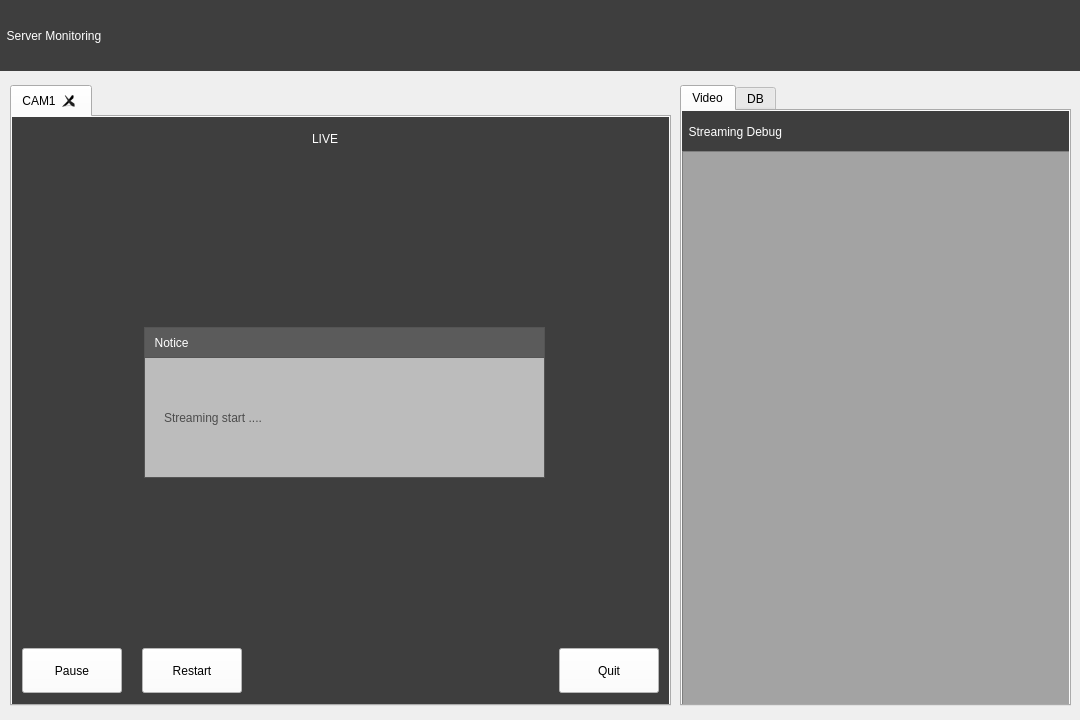
<?xml version="1.0" encoding="UTF-8"?>
<ui version="4.0">
 <class>videoStream</class>
 <widget class="QWidget" name="videoStream">
  <property name="geometry">
   <rect>
    <x>0</x>
    <y>0</y>
    <width>1080</width>
    <height>720</height>
   </rect>
  </property>
  <property name="windowTitle">
   <string>Form</string>
  </property>
  <property name="styleSheet">
   <string notr="true"/>
  </property>
  <widget class="QTabWidget" name="tabWidget">
   <property name="geometry">
    <rect>
     <x>680</x>
     <y>85</y>
     <width>391</width>
     <height>621</height>
    </rect>
   </property>
   <property name="styleSheet">
    <string notr="true"/>
   </property>
   <property name="currentIndex">
    <number>0</number>
   </property>
   <widget class="QWidget" name="video">
    <attribute name="title">
     <string>Video</string>
    </attribute>
    <widget class="QLabel" name="label_2">
     <property name="geometry">
      <rect>
       <x>0</x>
       <y>0</y>
       <width>39081</width>
       <height>41</height>
      </rect>
     </property>
     <property name="styleSheet">
      <string notr="true">background-color: rgb(62, 62, 62);
font: bold 15pt &quot;Sans Serif&quot;; 
color:rgb(255, 255, 255);</string>
     </property>
     <property name="text">
      <string>  Streaming Debug</string>
     </property>
    </widget>
    <widget class="QTextEdit" name="textEdit">
     <property name="geometry">
      <rect>
       <x>0</x>
       <y>40</y>
       <width>390</width>
       <height>554</height>
      </rect>
     </property>
     <property name="cursor" stdset="0">
      <cursorShape>ArrowCursor</cursorShape>
     </property>
     <property name="styleSheet">
      <string notr="true">background-color: rgb(163, 163, 163);
font: bold 8pt &quot;Sans Serif&quot;;
color:rgb(42, 42, 42);</string>
     </property>
     <property name="verticalScrollBarPolicy">
      <enum>Qt::ScrollBarAsNeeded</enum>
     </property>
     <property name="horizontalScrollBarPolicy">
      <enum>Qt::ScrollBarAsNeeded</enum>
     </property>
     <property name="sizeAdjustPolicy">
      <enum>QAbstractScrollArea::AdjustToContents</enum>
     </property>
    </widget>
   </widget>
   <widget class="QWidget" name="DB">
    <attribute name="title">
     <string>DB</string>
    </attribute>
    <widget class="QLabel" name="label">
     <property name="geometry">
      <rect>
       <x>0</x>
       <y>0</y>
       <width>390</width>
       <height>41</height>
      </rect>
     </property>
     <property name="styleSheet">
      <string notr="true">background-color: rgb(62, 62, 62);
border-bottom-color: rgb(255, 255, 255);
font: bold 15pt &quot;Sans Serif&quot;; 
color:rgb(255, 255, 255);</string>
     </property>
     <property name="text">
      <string>  DB Monitoring</string>
     </property>
    </widget>
    <widget class="QPushButton" name="btnSearchDB">
     <property name="geometry">
      <rect>
       <x>110</x>
       <y>44</y>
       <width>80</width>
       <height>22</height>
      </rect>
     </property>
     <property name="text">
      <string>SearchDB</string>
     </property>
    </widget>
    <widget class="QPushButton" name="btnInsertDB">
     <property name="geometry">
      <rect>
       <x>210</x>
       <y>44</y>
       <width>101</width>
       <height>22</height>
      </rect>
     </property>
     <property name="text">
      <string>InsertDB Data</string>
     </property>
    </widget>
    <widget class="QPushButton" name="btnConnectDB">
     <property name="geometry">
      <rect>
       <x>10</x>
       <y>44</y>
       <width>80</width>
       <height>22</height>
      </rect>
     </property>
     <property name="text">
      <string>ConnectDB</string>
     </property>
    </widget>
    <widget class="QLabel" name="label_6">
     <property name="geometry">
      <rect>
       <x>0</x>
       <y>40</y>
       <width>391</width>
       <height>33</height>
      </rect>
     </property>
     <property name="styleSheet">
      <string notr="true">background-color: rgb(62, 62, 62);
border-top-color: rgb(0, 0, 0);
font: bold 15pt &quot;Sans Serif&quot;; 
color:rgb(255, 255, 255);</string>
     </property>
     <property name="text">
      <string/>
     </property>
    </widget>
    <widget class="QScrollArea" name="scrollArea">
     <property name="geometry">
      <rect>
       <x>0</x>
       <y>70</y>
       <width>391</width>
       <height>521</height>
      </rect>
     </property>
     <property name="widgetResizable">
      <bool>true</bool>
     </property>
     <widget class="QWidget" name="scrollAreaWidgetContents">
      <property name="geometry">
       <rect>
        <x>0</x>
        <y>0</y>
        <width>389</width>
        <height>519</height>
       </rect>
      </property>
      <widget class="QTextEdit" name="textEdit_2">
       <property name="geometry">
        <rect>
         <x>0</x>
         <y>0</y>
         <width>391</width>
         <height>521</height>
        </rect>
       </property>
       <property name="styleSheet">
        <string notr="true">background-color: rgb(163, 163, 163);
font:bold 8pt &quot;Sans Serif&quot;;
</string>
       </property>
       <property name="verticalScrollBarPolicy">
        <enum>Qt::ScrollBarAsNeeded</enum>
       </property>
       <property name="sizeAdjustPolicy">
        <enum>QAbstractScrollArea::AdjustToContents</enum>
       </property>
      </widget>
     </widget>
    </widget>
    <zorder>scrollArea</zorder>
    <zorder>label_6</zorder>
    <zorder>label</zorder>
    <zorder>btnSearchDB</zorder>
    <zorder>btnInsertDB</zorder>
    <zorder>btnConnectDB</zorder>
   </widget>
  </widget>
  <widget class="QLabel" name="label_3">
   <property name="geometry">
    <rect>
     <x>0</x>
     <y>0</y>
     <width>1080</width>
     <height>71</height>
    </rect>
   </property>
   <property name="styleSheet">
    <string notr="true">background-color: rgb(62, 62, 62);
font: bold 15pt &quot;Sans Serif&quot;; 
color:rgb(255, 255, 255);</string>
   </property>
   <property name="text">
    <string>  Server Monitoring</string>
   </property>
  </widget>
  <widget class="QTabWidget" name="tabWidget_2">
   <property name="geometry">
    <rect>
     <x>10</x>
     <y>85</y>
     <width>661</width>
     <height>621</height>
    </rect>
   </property>
   <property name="currentIndex">
    <number>0</number>
   </property>
   <property name="tabsClosable">
    <bool>true</bool>
   </property>
   <property name="movable">
    <bool>true</bool>
   </property>
   <widget class="QWidget" name="CAM1">
    <attribute name="title">
     <string>CAM1</string>
    </attribute>
    <widget class="QPushButton" name="pauseBtn">
     <property name="geometry">
      <rect>
       <x>10</x>
       <y>531</y>
       <width>100</width>
       <height>45</height>
      </rect>
     </property>
     <property name="minimumSize">
      <size>
       <width>100</width>
       <height>45</height>
      </size>
     </property>
     <property name="maximumSize">
      <size>
       <width>100</width>
       <height>45</height>
      </size>
     </property>
     <property name="styleSheet">
      <string notr="true">font: bold 9pt &quot;Sans Serif&quot;;
background-color: rgb(255, 255, 255);</string>
     </property>
     <property name="text">
      <string>Pause</string>
     </property>
     <property name="checkable">
      <bool>false</bool>
     </property>
     <property name="checked">
      <bool>false</bool>
     </property>
    </widget>
    <widget class="QLabel" name="label_4">
     <property name="geometry">
      <rect>
       <x>0</x>
       <y>0</y>
       <width>657</width>
       <height>591</height>
      </rect>
     </property>
     <property name="styleSheet">
      <string notr="true">background-color: rgb(62, 62, 62);</string>
     </property>
     <property name="text">
      <string/>
     </property>
    </widget>
    <widget class="QPushButton" name="quitBtn">
     <property name="geometry">
      <rect>
       <x>547</x>
       <y>531</y>
       <width>100</width>
       <height>45</height>
      </rect>
     </property>
     <property name="minimumSize">
      <size>
       <width>100</width>
       <height>45</height>
      </size>
     </property>
     <property name="maximumSize">
      <size>
       <width>100</width>
       <height>45</height>
      </size>
     </property>
     <property name="styleSheet">
      <string notr="true">font: bold 9pt &quot;Sans Serif&quot;;
background-color: rgb(255, 255, 255);</string>
     </property>
     <property name="text">
      <string>Quit</string>
     </property>
    </widget>
    <widget class="QLabel" name="video_label">
     <property name="geometry">
      <rect>
       <x>8</x>
       <y>41</y>
       <width>640</width>
       <height>480</height>
      </rect>
     </property>
     <property name="minimumSize">
      <size>
       <width>640</width>
       <height>480</height>
      </size>
     </property>
     <property name="maximumSize">
      <size>
       <width>640</width>
       <height>480</height>
      </size>
     </property>
     <property name="sizeIncrement">
      <size>
       <width>640</width>
       <height>480</height>
      </size>
     </property>
     <property name="baseSize">
      <size>
       <width>640</width>
       <height>480</height>
      </size>
     </property>
     <property name="styleSheet">
      <string notr="true">background-image:url(:/images/videostreamback.png)</string>
     </property>
     <property name="text">
      <string/>
     </property>
    </widget>
    <widget class="QLabel" name="label_5">
     <property name="geometry">
      <rect>
       <x>300</x>
       <y>6</y>
       <width>81</width>
       <height>31</height>
      </rect>
     </property>
     <property name="styleSheet">
      <string notr="true">color:rgb(255, 255, 255);
background-color:transparent;
font: bold 20pt &quot;Sans Serif&quot;;</string>
     </property>
     <property name="text">
      <string>LIVE</string>
     </property>
    </widget>
    <widget class="QPushButton" name="restartBtn">
     <property name="geometry">
      <rect>
       <x>130</x>
       <y>531</y>
       <width>100</width>
       <height>45</height>
      </rect>
     </property>
     <property name="minimumSize">
      <size>
       <width>100</width>
       <height>45</height>
      </size>
     </property>
     <property name="maximumSize">
      <size>
       <width>100</width>
       <height>45</height>
      </size>
     </property>
     <property name="styleSheet">
      <string notr="true">font: bold 9pt &quot;Sans Serif&quot;;
background-color: rgb(255, 255, 255);</string>
     </property>
     <property name="text">
      <string>Restart</string>
     </property>
    </widget>
    <widget class="QWidget" name="widget" native="true">
     <property name="geometry">
      <rect>
       <x>132</x>
       <y>210</y>
       <width>401</width>
       <height>151</height>
      </rect>
     </property>
     <property name="styleSheet">
      <string notr="true">background-color: rgb(188, 188, 188);
border: 1px solid rgb(84, 84, 84);
</string>
     </property>
     <widget class="QLineEdit" name="lineEdit">
      <property name="geometry">
       <rect>
        <x>10</x>
        <y>90</y>
        <width>261</width>
        <height>31</height>
       </rect>
      </property>
      <property name="styleSheet">
       <string notr="true">background-color: rgb(255, 255, 255);
border: 1px solid rgb(84, 84, 84);
</string>
      </property>
     </widget>
     <widget class="QPushButton" name="startBtn">
      <property name="geometry">
       <rect>
        <x>290</x>
        <y>90</y>
        <width>100</width>
        <height>30</height>
       </rect>
      </property>
      <property name="minimumSize">
       <size>
        <width>100</width>
        <height>30</height>
       </size>
      </property>
      <property name="maximumSize">
       <size>
        <width>100</width>
        <height>45</height>
       </size>
      </property>
      <property name="styleSheet">
       <string notr="true">font: bold 9pt &quot;Sans Serif&quot;;
background-color: rgb(255, 255, 255);
border: 1px solid rgb(84, 84, 84);
</string>
      </property>
      <property name="text">
       <string>Start</string>
      </property>
     </widget>
     <widget class="QLabel" name="label_7">
      <property name="geometry">
       <rect>
        <x>10</x>
        <y>50</y>
        <width>381</width>
        <height>31</height>
       </rect>
      </property>
      <property name="styleSheet">
       <string notr="true">font: bold 13pt &quot;Sans Serif&quot;;
color:rgb(59, 59, 59);
border: 0px solid rgb(84, 84, 84);
</string>
      </property>
      <property name="text">
       <string>Please enter a networ URL : </string>
      </property>
     </widget>
     <widget class="QLabel" name="label_8">
      <property name="geometry">
       <rect>
        <x>0</x>
        <y>0</y>
        <width>401</width>
        <height>31</height>
       </rect>
      </property>
      <property name="styleSheet">
       <string notr="true">color:rgb(255, 255, 255);
font: bold 9pt &quot;Sans Serif&quot;;
background-color: rgb(91, 91, 91);</string>
      </property>
      <property name="text">
       <string>  Notice</string>
      </property>
     </widget>
     <widget class="QWidget" name="widget_3" native="true">
      <property name="enabled">
       <bool>false</bool>
      </property>
      <property name="geometry">
       <rect>
        <x>0</x>
        <y>30</y>
        <width>401</width>
        <height>121</height>
       </rect>
      </property>
      <widget class="QLabel" name="label_13">
       <property name="geometry">
        <rect>
         <x>20</x>
         <y>40</y>
         <width>201</width>
         <height>41</height>
        </rect>
       </property>
       <property name="styleSheet">
        <string notr="true">font: bold 11pt &quot;Sans Serif&quot;;
color:rgb(76, 76, 76);
border: 0px solid rgb(84, 84, 84);
</string>
       </property>
       <property name="text">
        <string>Streaming start ....</string>
       </property>
      </widget>
     </widget>
    </widget>
    <zorder>label_4</zorder>
    <zorder>pauseBtn</zorder>
    <zorder>quitBtn</zorder>
    <zorder>video_label</zorder>
    <zorder>label_5</zorder>
    <zorder>restartBtn</zorder>
    <zorder>widget</zorder>
   </widget>
  </widget>
  <zorder>tabWidget_2</zorder>
  <zorder>tabWidget</zorder>
  <zorder>label_3</zorder>
 </widget>
 <resources/>
 <connections/>
</ui>
